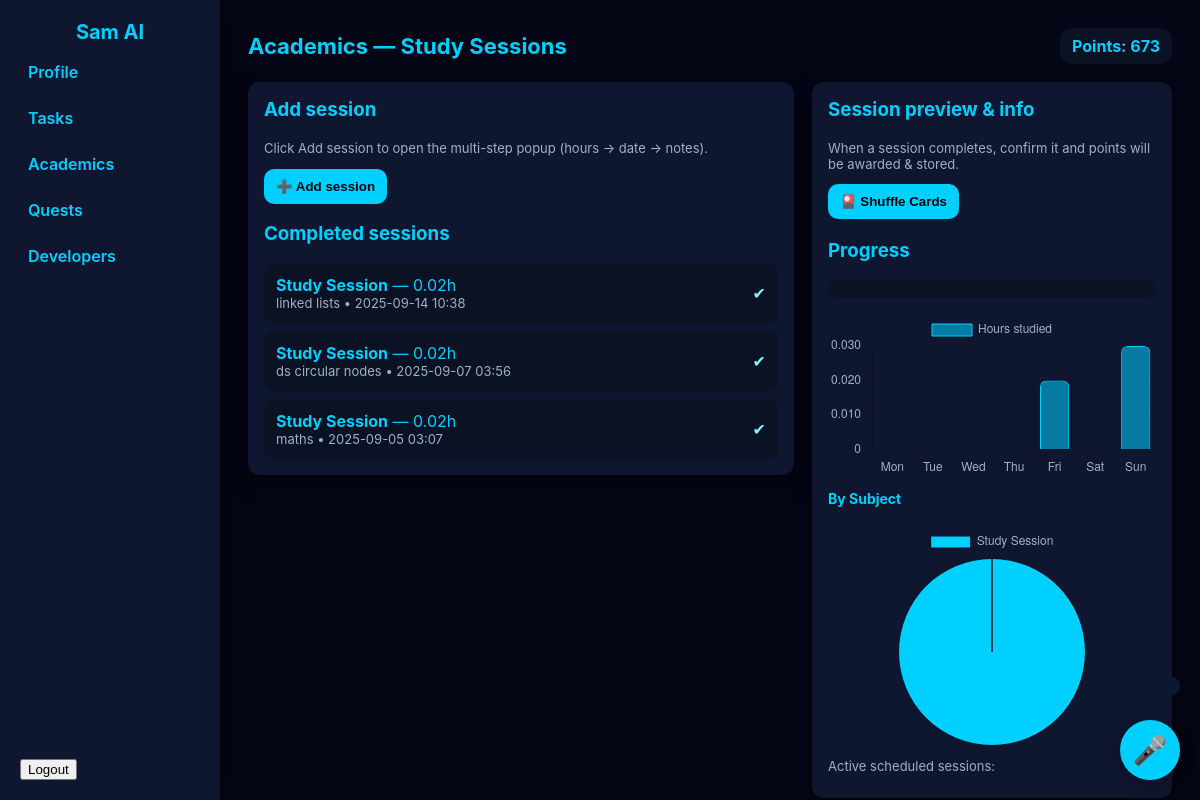
/academics (signed in), run on an earlier commit of the app's database.
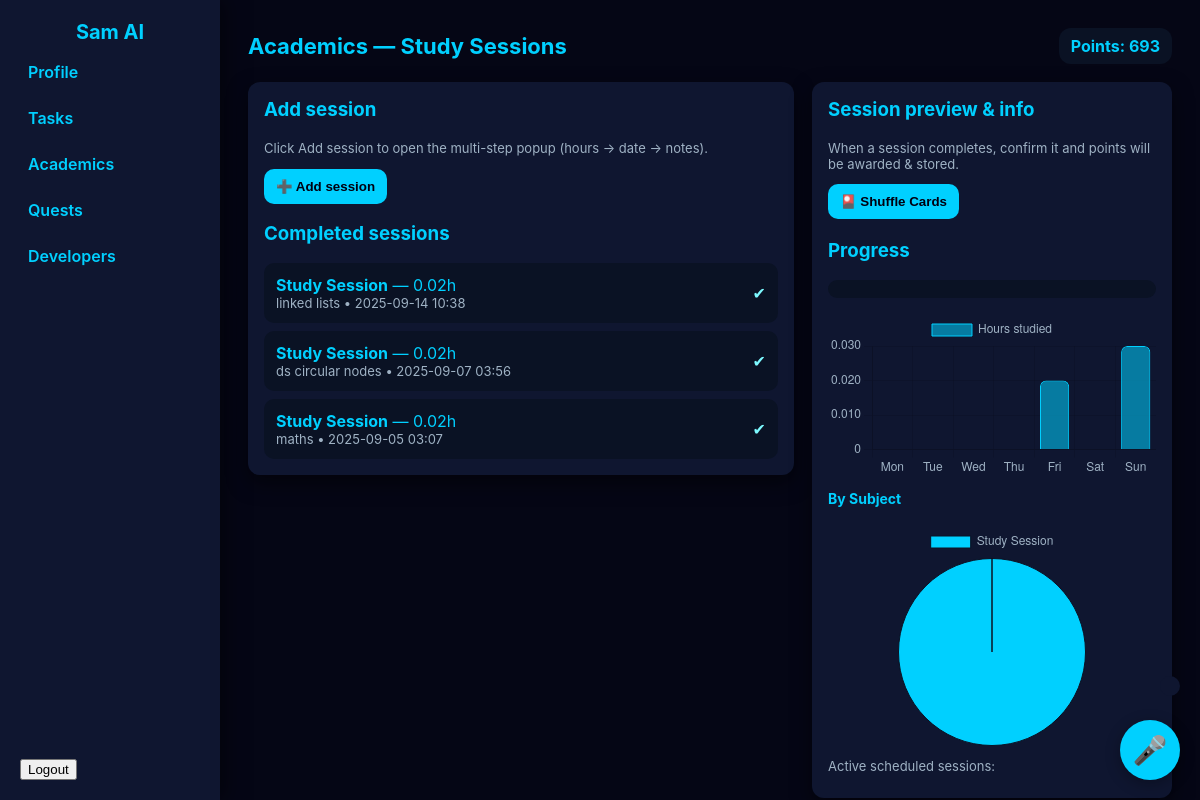
And on a later commit of the database.
### app.py (models this page shows)
class User(db.Model, UserMixin):
    id = db.Column(db.Integer, primary_key=True)
    username = db.Column(db.String(100), nullable=False, unique=True)
    password = db.Column(db.String(200), nullable=False)
    profile_pic = db.Column(db.String(200), nullable=True)
    quote = db.Column(db.String(300), nullable=False, default="Stay focused. Keep leveling up.")
    rank = db.Column(db.String(50), default="Bronze")
    level = db.Column(db.Integer, default=1)
    points = db.Column(db.Integer, default=0)
    strength = db.Column(db.Integer, default=50)
    health = db.Column(db.Integer, default=50)
    growth = db.Column(db.Integer, default=50)
    wisdom = db.Column(db.Integer, default=50)
    finance = db.Column(db.Integer, default=50)
    age = db.Column(db.Integer, nullable=True)
    height_cm = db.Column(db.Float, nullable=True)
    weight_kg = db.Column(db.Float, nullable=True)
    fitness_level = db.Column(db.String(50), default="Beginner")
    last_daily_quest = db.Column(db.DateTime, default=None)
    last_weekly_quest = db.Column(db.DateTime, default=None)
    last_monthly_quest = db.Column(db.DateTime, default=None)

### app.py (the view)
@app.route("/academics")
@login_required
def academics():
    return render_template("dashboard/academics.html", user=current_user)

### app.py (called while the page is built)
@login_manager.user_loader
def load_user(user_id):
    return User.query.get(int(user_id))

### templates/dashboard/academics.html (shortened to what this page needs)
<!doctype html>
<html lang="en">
<head>
</head>
<body>
  <div class="sidebar">
    <div>
      <div class="logo">Sam AI</div>
      <nav class="nav">
        <a href="{{ url_for('profile') }}">Profile</a>
        <a href="{{ url_for('tasks_page') }}">Tasks</a>
        <a href="{{ url_for('academics') }}">Academics</a>
          <a href="{{ url_for('quests_page') }}">Quests</a>
          <a href="{{ url_for('developers') }}">Developers</a>
      </nav>
    </div>
    <div>
      <form action="{{ url_for('logout') }}" method="post">
        <button type="submit">Logout</button>
      </form>
    </div>
  </div>
  <div class="main">
    <div class="header-row">
      <h1>Academics — Study Sessions</h1>
 <div class="points-badge">Points: <span id="points">{{ user.points or 0 }}</span></div>
    </div>
    <div class="board">
      <div class="left-card">
        <h3>Add session</h3>
        <p class="small">Click Add session to open the multi-step popup (hours → date → notes).</p>
        <div style="margin-top:12px;">
          <button class="btn" id="openAdd">➕ Add session</button>
        </div>
        <h3 style="margin-top:18px;">Completed sessions</h3>
        <div class="completed-list" id="completedList">
        </div>
      </div>
      <div class="right-card">
        <h3>Session preview & info</h3>
        <div class="small">When a session completes, confirm it and points will be awarded & stored.</div>
                  <div style="margin-top:12px;">
  <button class="btn" id="openShuffleCard">🎴 Shuffle Cards</button>
</div>
<h3 style="margin-top:20px;">Progress</h3>
<div class="xp-bar-container">
</div>
<canvas id="studyChart" style="margin-top:16px;max-height:240px;"></canvas>
<h4 style="margin-top:12px;color:var(--accent);font-size:14px;">By Subject</h4>
<canvas id="subjectChart" style="margin-top:8px; max-height:220px;"></canvas>
        <div style="margin-top:12px;">
          <div class="small">Active scheduled sessions:</div>
        </div>
      </div>
    </div>
  </div>
<button id="micBtn" style="
  position: fixed; bottom: 20px; right: 20px;
  width: 60px; height: 60px; border-radius: 50%;
  background: #00d0ff; color: #050615; font-size: 28px;
  border: none; cursor: pointer; box-shadow: 0 4px 15px rgba(0,0,0,0.3);">
  🎤
</button>
<p id="voice-feedback" style="
    position: fixed;
    bottom: 90px;
    right: 20px;
    background: var(--panel);
    color: var(--accent);
    padding: 10px;
    border-radius: 10px;
    font-size: 14px;
    max-width: 200px;
"></p>
</body>
</html>

What changed in the data, as far as the page shows it:
changed User: points "673" → "693"
